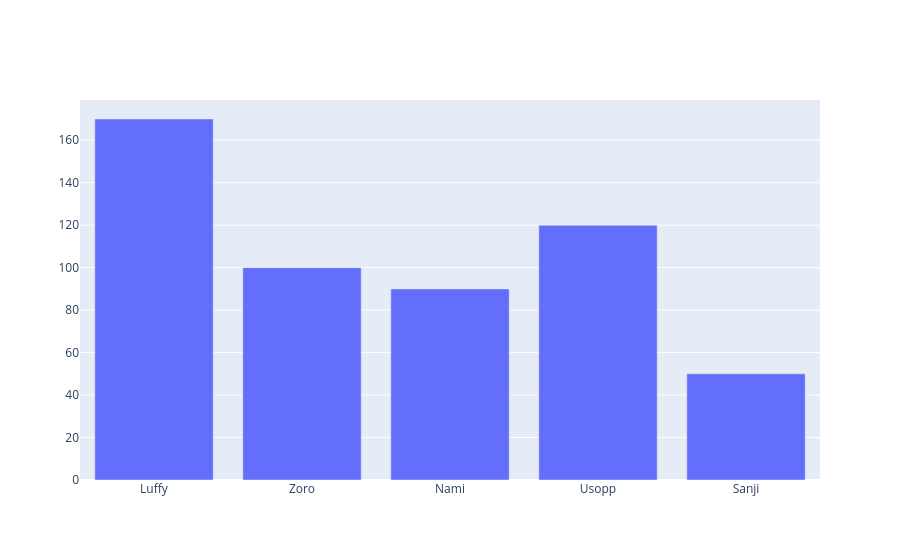

Notebook code for this chart:
### Code cell
graph = go.Figure()

graph.add_trace(go.Bar(x=x1, y=y1))

### Figure 1 — Plotly figure (JSON) as saved in the notebook; plotly's stock layout.template omitted (floating-point values rounded to 4 significant figures)
{"data": [{"type": "bar", "x": ["Luffy", "Zoro", "Nami", "Usopp", "Sanji"], "y": [170, 100, 90, 120, 50]}], "layout": {}}
